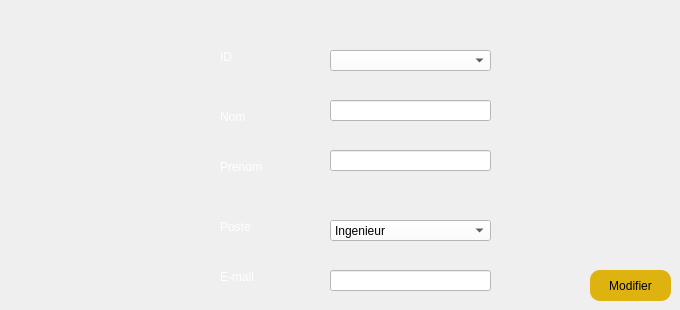
         <widget class="QWidget" name="tab_3">
          <attribute name="title">
           <string>Modifier</string>
          </attribute>
          <widget class="QComboBox" name="id_modif">
           <property name="geometry">
            <rect>
             <x>330</x>
             <y>50</y>
             <width>161</width>
             <height>21</height>
            </rect>
           </property>
           <property name="styleSheet">
            <string notr="true">background-color: rgb(255, 255, 255);
color : black;</string>
           </property>
          </widget>
          <widget class="QComboBox" name="poste_modif">
           <property name="geometry">
            <rect>
             <x>330</x>
             <y>220</y>
             <width>161</width>
             <height>21</height>
            </rect>
           </property>
           <property name="styleSheet">
            <string notr="true">background-color: rgb(255, 255, 255);
color : black;</string>
           </property>
           <item>
            <property name="text">
             <string>Ingenieur</string>
            </property>
           </item>
           <item>
            <property name="text">
             <string>Ouvrier</string>
            </property>
           </item>
           <item>
            <property name="text">
             <string>Architecte</string>
            </property>
           </item>
           <item>
            <property name="text">
             <string>Developpeur</string>
            </property>
           </item>
          </widget>
          <widget class="QLineEdit" name="nom_modif">
           <property name="geometry">
            <rect>
             <x>330</x>
             <y>100</y>
             <width>161</width>
             <height>21</height>
            </rect>
           </property>
           <property name="styleSheet">
            <string notr="true">background-color: rgb(255, 255, 255);
color : black;</string>
           </property>
          </widget>
          <widget class="QLabel" name="label_32">
           <property name="geometry">
            <rect>
             <x>220</x>
             <y>50</y>
             <width>47</width>
             <height>14</height>
            </rect>
           </property>
           <property name="styleSheet">
            <string notr="true">color: rgb(255, 255, 255);</string>
           </property>
           <property name="text">
            <string>ID</string>
           </property>
          </widget>
          <widget class="QLabel" name="label_33">
           <property name="geometry">
            <rect>
             <x>220</x>
             <y>110</y>
             <width>47</width>
             <height>14</height>
            </rect>
           </property>
           <property name="styleSheet">
            <string notr="true">color: rgb(255, 255, 255);</string>
           </property>
           <property name="text">
            <string>Nom</string>
           </property>
          </widget>
          <widget class="QLabel" name="label_34">
           <property name="geometry">
            <rect>
             <x>220</x>
             <y>160</y>
             <width>47</width>
             <height>14</height>
            </rect>
           </property>
           <property name="styleSheet">
            <string notr="true">color: rgb(255, 255, 255);</string>
           </property>
           <property name="text">
            <string>Prenom</string>
           </property>
          </widget>
          <widget class="QLabel" name="label_35">
           <property name="geometry">
            <rect>
             <x>220</x>
             <y>220</y>
             <width>47</width>
             <height>14</height>
            </rect>
           </property>
           <property name="styleSheet">
            <string notr="true">color: rgb(255, 255, 255);</string>
           </property>
           <property name="text">
            <string>Poste</string>
           </property>
          </widget>
          <widget class="QLabel" name="label_36">
           <property name="geometry">
            <rect>
             <x>220</x>
             <y>270</y>
             <width>47</width>
             <height>14</height>
            </rect>
           </property>
           <property name="styleSheet">
            <string notr="true">color: rgb(255, 255, 255);</string>
           </property>
           <property name="text">
            <string>E-mail</string>
           </property>
          </widget>
          <widget class="QLineEdit" name="prenom_modif">
           <property name="geometry">
            <rect>
             <x>330</x>
             <y>150</y>
             <width>161</width>
             <height>21</height>
            </rect>
           </property>
           <property name="styleSheet">
            <string notr="true">background-color: rgb(255, 255, 255);
color : black;</string>
           </property>
          </widget>
          <widget class="QLineEdit" name="mail_modif">
           <property name="geometry">
            <rect>
             <x>330</x>
             <y>270</y>
             <width>161</width>
             <height>21</height>
            </rect>
           </property>
           <property name="styleSheet">
            <string notr="true">background-color: rgb(255, 255, 255);
color : black;</string>
           </property>
          </widget>
          <widget class="QPushButton" name="modifier">
           <property name="geometry">
            <rect>
             <x>590</x>
             <y>270</y>
             <width>81</width>
             <height>31</height>
            </rect>
           </property>
           <property name="styleSheet">
            <string notr="true">background-color: rgb(255, 255, 255);
background-color : #deb30f;
color : black;
border-radius : 10px;</string>
           </property>
           <property name="text">
            <string>Modifier</string>
           </property>
          </widget>
         </widget>
